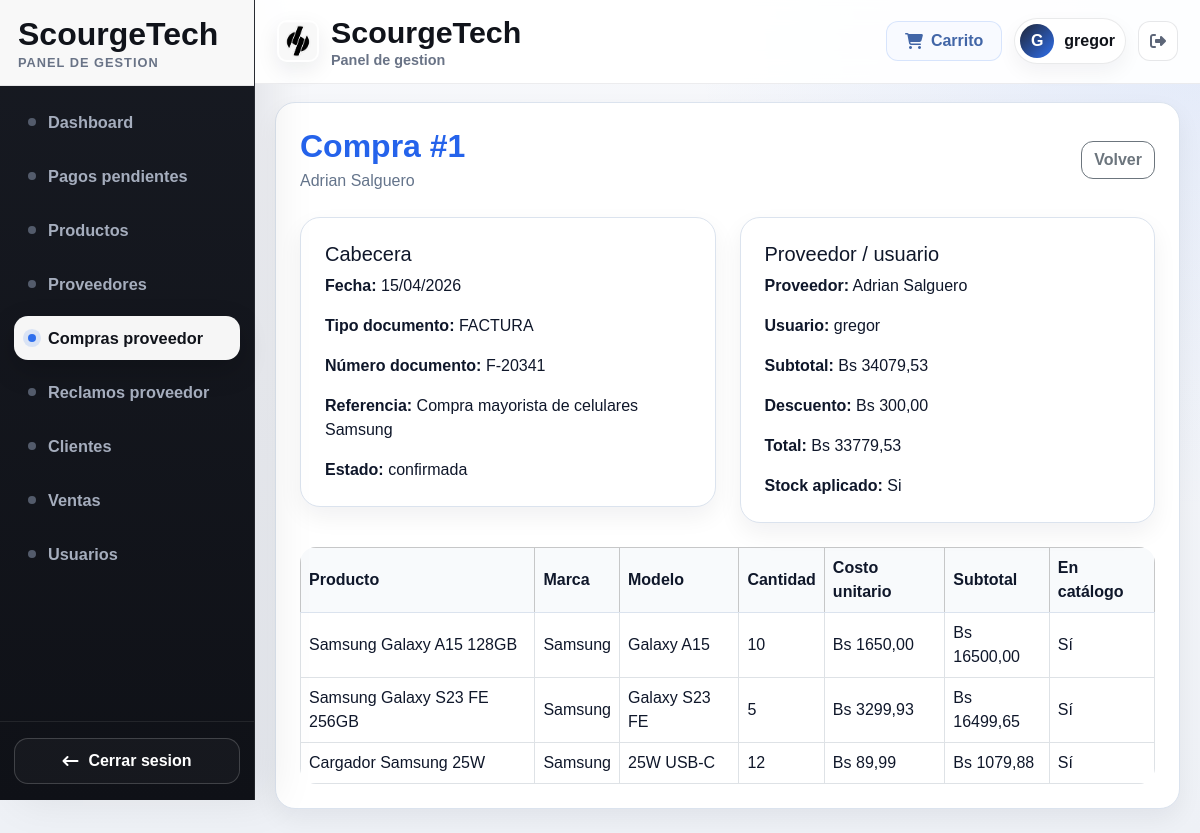
/tienda/compras-proveedor/1/ (signed in), run on the app's committed database.
### tienda/models.py (models this page shows, shortened)
class CompraProveedor(models.Model):
    proveedor = models.ForeignKey(Proveedor, on_delete=models.PROTECT, related_name='compras')
    usuario = models.ForeignKey(User, on_delete=models.PROTECT, related_name='compras_proveedor')
    fecha_compra = models.DateField()
    tipo_documento = models.CharField(
        max_length=20,
        choices=TIPO_DOCUMENTO_COMPRA_CHOICES,
        default='REFERENCIA'
    )
    numero_documento = models.CharField(max_length=80, blank=True, default='')
    referencia_libre = models.CharField(max_length=150, blank=True, default='')
    observaciones = models.TextField(blank=True)
    subtotal = models.DecimalField(max_digits=10, decimal_places=2, default=0)
    descuento = models.DecimalField(max_digits=10, decimal_places=2, default=0)
    total = models.DecimalField(max_digits=10, decimal_places=2, default=0)
    estado = models.CharField(max_length=20, choices=ESTADO_COMPRA_CHOICES, default='borrador')
    stock_aplicado = models.BooleanField(default=False)
    created_at = models.DateTimeField(auto_now_add=True)

class Proveedor(models.Model):
    tipo_proveedor = models.CharField(max_length=20, choices=TIPO_PROVEEDOR_CHOICES, default='EMPRESA')
    nombre = models.CharField(max_length=150)
    razon_social = models.CharField(max_length=180, blank=True, default='')
    nombre_comercial = models.CharField(max_length=180, blank=True, default='')
    documento_ref = models.CharField(max_length=50, blank=True, default='')
    nit = models.CharField(max_length=30, blank=True, default='')
    telefono = models.CharField(max_length=30, blank=True, default='')
    email = models.EmailField(blank=True)
    direccion = models.TextField(blank=True)
    contacto = models.CharField(max_length=150, blank=True, default='')
    observaciones = models.TextField(blank=True)
    estado = models.CharField(max_length=20, choices=ESTADO_PROVEEDOR_CHOICES, default='activo')
    created_at = models.DateTimeField(auto_now_add=True)
    updated_at = models.DateTimeField(auto_now=True)
    class Meta:
        ordering = ['nombre']

class DetalleCompraProveedor(models.Model):
    compra = models.ForeignKey(CompraProveedor, on_delete=models.CASCADE, related_name='detalles')
    producto = models.ForeignKey(
        Producto,
        on_delete=models.SET_NULL,
        null=True,
        blank=True,
        related_name='detalles_compra'
    )
    producto_codigo = models.CharField(max_length=50, blank=True, default='')
    producto_nombre = models.CharField(max_length=150, blank=True, default='')
    producto_marca = models.CharField(max_length=100, blank=True, default='')
    producto_modelo = models.CharField(max_length=100, blank=True, default='')
    tipo_producto = models.CharField(max_length=20, choices=Producto.TIPO_PRODUCTO_CHOICES, default='otro')
    categoria = models.CharField(max_length=100, blank=True, default='')
    descripcion_base = models.TextField(blank=True)
    precio_venta_sugerido = models.DecimalField(max_digits=10, decimal_places=2, default=0)
    cantidad = models.PositiveIntegerField(default=1)
    costo_unitario = models.DecimalField(max_digits=10, decimal_places=2)
    subtotal = models.DecimalField(max_digits=10, decimal_places=2, default=0)
    @property
    def nombre_mostrado(self):
        return self.producto.nombre if self.producto else self.producto_nombre

class Producto(models.Model):
    TIPO_PRODUCTO_CHOICES = [
        ('celular', 'Celular'),
        ('accesorio', 'Accesorio'),
        ('otro', 'Otro'),
    ]
    codigo = models.CharField(max_length=50, unique=True)
    nombre = models.CharField(max_length=150)
    marca = models.CharField(max_length=100)
    modelo = models.CharField(max_length=100)
    tipo_producto = models.CharField(max_length=20, choices=TIPO_PRODUCTO_CHOICES, default='otro')
    categoria = models.CharField(max_length=100, blank=True, default='')
    descripcion = models.TextField(blank=True)
    precio = models.DecimalField(max_digits=10, decimal_places=2)
    costo_referencia = models.DecimalField(max_digits=10, decimal_places=2, default=0)
    stock = models.PositiveIntegerField(default=0)
    activo = models.BooleanField(default=True)

### tienda/proveedores_views.py (the view)
# urls.py: path('compras-proveedor/<int:pk>/', proveedores_views.compra_proveedor_detail, name='compra_proveedor_detail'),
@login_required
@user_passes_test(es_staff_o_superuser)
def compra_proveedor_detail(request, pk):
    compra = get_object_or_404(
        CompraProveedor.objects.select_related('proveedor', 'usuario').prefetch_related('detalles__producto'),
        pk=pk
    )
    return render(request, 'tienda/compra_proveedor_detail.html', {
        'compra': compra,
        'puede_aplicar_stock': not compra_tiene_stock_aplicado(compra),
    })

### tienda/context_processors.py (called while the page is built, shortened)
def notificacion_pago_cliente(request):
    if not request.user.is_authenticated:
        return {'notificacion_pago_cliente': None}
    venta = (
        Venta.objects
        .select_related('cliente')
        .filter(
            cliente__user=request.user,
            estado_pago__in=['pagado', 'rechazado'],
            notificacion_cliente_vista=False
        )
        .order_by('-fecha')
        .first()
    )
    return {'notificacion_pago_cliente': venta}

def storefront_categories(request):
    current_name = getattr(getattr(request, 'resolver_match', None), 'url_name', '')
    storefront_names = {
        'catalogo_cliente',
        'detalle_producto_cliente',
        'carrito',
        'checkout',
        'factura_view',
    }
    if current_name not in storefront_names:
        return {'storefront_categories': []}

### tienda/proveedores_views.py (called while the page is built)
def es_staff_o_superuser(user):
    return user.is_authenticated and (
        user.is_staff or user.is_superuser or (hasattr(user, 'perfil') and getattr(user.perfil, 'rol', None) == 'superuser')
    )

def compra_tiene_stock_aplicado(compra):
    if compra.stock_aplicado:
        return True
    return MovimientoInventario.objects.filter(
        compra=compra,
        tipo_movimiento='entrada',
    ).exists()

### templates/tienda/compra_proveedor_detail.html (shortened to what this page needs)
{% extends 'base.html' %}
{% block content %}
<div class="page-card">
    <div class="d-flex justify-content-between align-items-center flex-wrap gap-3 mb-4">
        <div>
            <h2 class="section-title mb-1">Compra #{{ compra.id }}</h2>
            <p class="section-subtitle mb-0">{{ compra.proveedor.nombre }}</p>
        </div>
        <div class="d-flex gap-2">
            <a href="{% url 'compras_proveedor_list' %}" class="btn btn-outline-secondary">Volver</a>
        </div>
    </div>
    <div class="row g-4 mb-4">
        <div class="col-md-6">
            <div class="page-card">
                <h5>Cabecera</h5>
                <p><strong>Fecha:</strong> {{ compra.fecha_compra|date:"d/m/Y" }}</p>
                <p><strong>Tipo documento:</strong> {{ compra.tipo_documento }}</p>
                <p><strong>Número documento:</strong> {{ compra.numero_documento|default:"-" }}</p>
                <p><strong>Referencia:</strong> {{ compra.referencia_libre|default:"-" }}</p>
                <p class="mb-0"><strong>Estado:</strong> {{ compra.estado }}</p>
            </div>
        </div>
        <div class="col-md-6">
            <div class="page-card">
                <h5>Proveedor / usuario</h5>
                <p><strong>Proveedor:</strong> {{ compra.proveedor.nombre }}</p>
                <p><strong>Usuario:</strong> {{ compra.usuario.username }}</p>
                <p><strong>Subtotal:</strong> Bs {{ compra.subtotal }}</p>
                <p><strong>Descuento:</strong> Bs {{ compra.descuento }}</p>
                <p><strong>Total:</strong> Bs {{ compra.total }}</p>
                <p class="mb-0"><strong>Stock aplicado:</strong> {% if puede_aplicar_stock %}No{% else %}Si{% endif %}</p>
            </div>
        </div>
    </div>
    <div class="table-responsive">
        <table class="table table-bordered table-hover bg-white">
            <thead class="table-light">
                <tr>
                    <th>Producto</th>
                    <th>Marca</th>
                    <th>Modelo</th>
                    <th>Cantidad</th>
                    <th>Costo unitario</th>
                    <th>Subtotal</th>
                    <th>En catálogo</th>
                </tr>
            </thead>
            <tbody>
                {% for d in compra.detalles.all %}
                <tr>
                    <td>{{ d.nombre_mostrado }}</td>
                    <td>{{ d.producto_marca|default:"-" }}</td>
                    <td>{{ d.producto_modelo|default:"-" }}</td>
                    <td>{{ d.cantidad }}</td>
                    <td>Bs {{ d.costo_unitario }}</td>
                    <td>Bs {{ d.subtotal }}</td>
                    <td>{% if d.producto %}Sí{% else %}No{% endif %}</td>
                </tr>
                {% endfor %}
            </tbody>
        </table>
    </div>
</div>
{% endblock %}

### templates/base.html (shortened to what this page needs)
{% load static %}
<!DOCTYPE html>
<html lang="es">
<head>
    <link rel="stylesheet" href="https://cdn.jsdelivr.net/npm/bootstrap@5.3.3/dist/css/bootstrap.min.css">
    <link rel="stylesheet" href="https://cdnjs.cloudflare.com/ajax/libs/font-awesome/6.5.2/css/all.min.css">
    <link rel="stylesheet" href="{% static 'css/base.css' %}">
    <link rel="stylesheet" href="{% static 'css/dashboard.css' %}">
    <link rel="stylesheet" href="{% static 'css/productos.css' %}">
    <link rel="stylesheet" href="{% static 'css/forms.css' %}">
    <link rel="stylesheet" href="{% static 'css/catalogo.css' %}">
    <link rel="stylesheet" href="{% static 'css/factura.css' %}">
</head>
<body>
{% with current_name=request.resolver_match.url_name %}
{% if user.is_authenticated and user.is_staff and current_name != 'catalogo_cliente' and current_name != 'detalle_producto_cliente' and current_name != 'carrito' and current_name != 'checkout' and current_name != 'factura_view' and current_name != 'login' and current_name != 'password_reset' and current_name != 'account_signup' %}
<div class="sc-admin-shell">
    <aside class="sc-sidebar">
        <div class="sc-sidebar-brand">
            <a href="{% url 'dashboard' %}" class="sc-brand-link">
                <div class="sc-brand-copy">
                    <span class="sc-brand-title">ScourgeTech</span>
                    <small class="sc-brand-subtitle">PANEL DE GESTION</small>
                </div>
            </a>
        </div>
        <nav class="sc-sidebar-nav">
    <a href="{% url 'dashboard' %}" class="sc-nav-link {% if current_name == 'dashboard' %}active{% endif %}">
        <span class="sc-nav-dot"></span>
        <span>Dashboard</span>
    </a>
    <a href="{% url 'pagos_pendientes' %}" class="sc-nav-link {% if current_name == 'pagos_pendientes' %}active{% endif %}">
        <span class="sc-nav-dot"></span>
        <span>Pagos pendientes</span>
    </a>
    <a href="{% url 'productos_list' %}" class="sc-nav-link ">
        <span class="sc-nav-dot"></span>
        <span>Productos</span>
    </a>
   <a href="{% url 'proveedores_list' %}" class="sc-nav-link {% if current_name == 'proveedores_list' or current_name == 'proveedor_create' or current_name == 'proveedor_update' %}active{% endif %}">
    <span class="sc-nav-dot"></span>
    <span>Proveedores</span>
</a>
<a href="{% url 'compras_proveedor_list' %}" class="sc-nav-link {% if current_name == 'compras_proveedor_list' or current_name == 'compra_proveedor_create' or current_name == 'compra_proveedor_detail' %}active{% endif %}">
    <span class="sc-nav-dot"></span>
    <span>Compras proveedor</span>
</a>
<a href="{% url 'reclamos_proveedor_list' %}" class="sc-nav-link ">
    <span class="sc-nav-dot"></span>
    <span>Reclamos proveedor</span>
</a>
    <a href="{% url 'clientes_list' %}" class="sc-nav-link {% if current_name == 'clientes_list' or current_name == 'cliente_create' or current_name == 'cliente_update' or current_name == 'cliente_delete' %}active{% endif %}">
        <span class="sc-nav-dot"></span>
        <span>Clientes</span>
    </a>
    <a href="{% url 'ventas_list' %}" class="sc-nav-link {% if current_name == 'ventas_list' or current_name == 'venta_detail' %}active{% endif %}">
        <span class="sc-nav-dot"></span>
        <span>Ventas</span>
    </a>
    {% if user.is_superuser %}
    <a href="{% url 'usuarios_list' %}" class="sc-nav-link {% if current_name == 'usuarios_list' or current_name == 'usuario_create' or current_name == 'usuario_update' or current_name == 'usuario_delete' %}active{% endif %}">
        <span class="sc-nav-dot"></span>
        <span>Usuarios</span>
    </a>
    {% endif %}
</nav>
        <div class="sc-sidebar-footer">
            <form method="post" action="{% url 'logout' %}">
                <button type="submit" class="sc-logout-btn">
                    <i class="fa-solid fa-arrow-left-long"></i>
                    <span>Cerrar sesion</span>
                </button>
            </form>
        </div>
    </aside>
    <div class="sc-main">
        <header class="sc-topbar">
            <div class="sc-topbar-left">
                <img src="{% static 'img/logo-Scourge.png' %}" alt="Logo ScourgeTech" class="sc-topbar-logo">
                <div class="sc-topbar-copy">
                    <h1 class="sc-topbar-title">ScourgeTech</h1>
                    <div class="sc-topbar-subtitle">Panel de gestion</div>
                </div>
            </div>
            <div class="sc-topbar-right">
                <a href="{% url 'carrito' %}" class="sc-cart-btn">
                    <i class="fa-solid fa-cart-shopping"></i>
                    <span>Carrito</span>
                </a>
                <div class="sc-user-chip">
                    <div class="sc-user-avatar">{{ user.username|first|upper }}</div>
                    <span class="sc-user-name">{{ user.username }}</span>
                </div>
                <form method="post" action="{% url 'logout' %}" class="sc-topbar-logout-form">
                    <button type="submit" class="sc-topbar-logout-btn" aria-label="Salir">
                        <i class="fa-solid fa-right-from-bracket"></i>
                    </button>
                </form>
            </div>
        </header>
        <main class="sc-content-area">
            {% block content %}{% endblock %}
        </main>
    </div>
</div>
{% endif %}
{% endwith %}
</body>
</html>

### static/css/base.css (style rules this page uses)
html, body { margin: 0; padding: 0; min-height: 100%; font-family: Arial, Helvetica, sans-serif; background: #eef3f8; color: #0f172a; }
* { box-sizing: border-box; }
a { text-decoration: none; }
.page-card { display: block !important; visibility: visible !important; opacity: 1 !important; background: #ffffff !important; color: #0f172a !important; border: 1px solid #dbe3ee; border-radius: 20px; box-shadow: 0 10px 25px rgba(15, 23, 42, 0.06); padding: 24px; }
.page-card * { visibility: visible !important; opacity: 1 !important; }
.section-title { font-size: 2rem; font-weight: 800; color: #2563eb; margin: 0; }
.section-subtitle { color: #64748b; font-size: 1rem; }
.table-responsive, .table-wrap { display: block !important; visibility: visible !important; opacity: 1 !important; background: #ffffff; border-radius: 16px; overflow: auto; }
.table { margin-bottom: 0; color: #0f172a !important; background: #ffffff !important; }
.table thead th { background: #f8fafc !important; color: #0f172a !important; font-weight: 700; border-bottom: 1px solid #dbe3ee; }
.table td, .table th { vertical-align: middle; color: #0f172a !important; background: #ffffff !important; }
.btn { border-radius: 12px; font-weight: 600; }

### static/css/catalogo.css (style rules this page uses)
:root { --asus-bg: #edf2f7; --asus-surface: #ffffff; --asus-border: #dbe3ee; --asus-text: #0f172a; --asus-muted: #64748b; --asus-dark: #111111; --asus-soft: #f8fafc; --asus-space-950: #060c15; --asus-space-900: #0a1320; --asus-space-850: #101c2b; --asus-space-800: #162538; }

### data on the page
CompraProveedor: id "1", proveedor.nombre "Adrian Salguero", fecha_compra "15/04/2026", tipo_documento "FACTURA", numero_documento "F-20341", referencia_libre "Compra mayorista de celulares Samsung", estado "confirmada", usuario.username "gregor", subtotal "34079,53", descuento "300,00", total "33779,53"
DetalleCompraProveedor: nombre_mostrado "Samsung Galaxy A15 128GB", producto_marca "Samsung", producto_modelo "Galaxy A15", cantidad "10", costo_unitario "1650,00", subtotal "16500,00", shows "Sí"
DetalleCompraProveedor: nombre_mostrado "Samsung Galaxy S23 FE 256GB", producto_marca "Samsung", producto_modelo "Galaxy S23 FE", cantidad "5", costo_unitario "3299,93", subtotal "16499,65", shows "Sí"
DetalleCompraProveedor: nombre_mostrado "Cargador Samsung 25W", producto_marca "Samsung", producto_modelo "25W USB-C", cantidad "12", costo_unitario "89,99", subtotal "1079,88", shows "Sí"

### other printed values
{{ user.username|first|upper }} "G"
{{ user.username }} "gregor"
